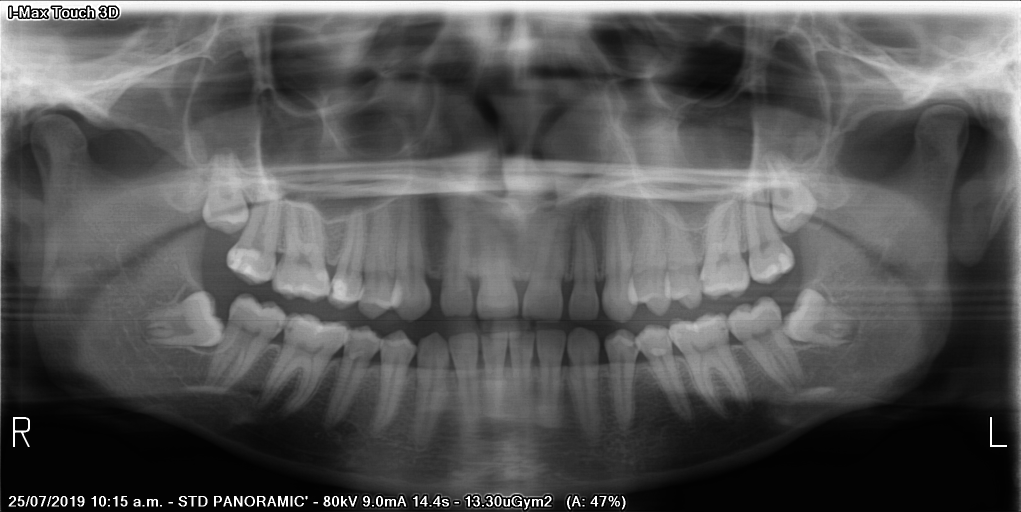
#> input picture data/evaluacion_50/269.jpg, 2041 x 1024 px (shown at 1/2 size); its folder holds only this picture in this run
$ python -i vqi.py   (imports and definitions only)
#> lines starting #> are read from the running program, lines starting #| are printed output that depends on the picture
### src/metrics/entropy.py
"""
Cálculo de la entropía de Shannon para imágenes.

La entropía mide la cantidad de información contenida en una imagen.
Una mayor entropía indica mayor cantidad de información y detalles.
"""

from typing import Union
import numpy as np
from numpy.typing import NDArray


def calculate_entropy(image: NDArray[np.uint8]) -> float:
    """
    Calcula la entropía de Shannon de una imagen.

    La entropía se calcula usando la fórmula:
    H = -Σ(p_i × log2(p_i))

    donde p_i es la probabilidad del i-ésimo nivel de gris.

    Args:
        image: Imagen en escala de grises como array de NumPy.
               Debe ser de tipo uint8 con valores entre 0 y 255.

    Returns:
        Valor de entropía en bits. Un valor más alto indica mayor
        cantidad de información en la imagen.

    Raises:
        ValueError: Si la imagen no es 2D o no tiene el tipo correcto.

    Examples:
        >>> import numpy as np
        >>> # Imagen uniforme (baja entropía)
        >>> uniform_img = np.ones((100, 100), dtype=np.uint8) * 128
        >>> entropy_uniform = calculate_entropy(uniform_img)
        >>> print(f"Entropía uniforme: {entropy_uniform:.4f}")

        >>> # Imagen con ruido (alta entropía)
        >>> noise_img = np.random.randint(0, 256, (100, 100), dtype=np.uint8)
        >>> entropy_noise = calculate_entropy(noise_img)
        >>> print(f"Entropía con ruido: {entropy_noise:.4f}")
    """
    if image.ndim != 2:
        raise ValueError(f"La imagen debe ser 2D, pero tiene {image.ndim} dimensiones")

    if image.dtype != np.uint8:
        raise ValueError(f"La imagen debe ser de tipo uint8, pero es {image.dtype}")

    # Calcular histograma normalizado (probabilidades)
    histogram, _ = np.histogram(image, bins=256, range=(0, 256))

    # Normalizar el histograma para obtener probabilidades
    histogram = histogram.astype(np.float64)
    histogram = histogram / histogram.sum()

    # Eliminar bins con probabilidad cero (log de cero no está definido)
    histogram = histogram[histogram > 0]

    # Calcular entropía: H = -Σ(p_i × log2(p_i))
    entropy = -np.sum(histogram * np.log2(histogram))

    return float(entropy)


def calculate_entropy_normalized(image: NDArray[np.uint8]) -> float:
    """
    Calcula la entropía normalizada de una imagen.

    La entropía normalizada está en el rango [0, 1], donde 1 representa
    la máxima entropía posible (distribución uniforme de niveles de gris).

    Args:
        image: Imagen en escala de grises como array de NumPy.

    Returns:
        Entropía normalizada entre 0 y 1.

    Examples:
        >>> import numpy as np
        >>> img = np.random.randint(0, 256, (100, 100), dtype=np.uint8)
        >>> entropy_norm = calculate_entropy_normalized(img)
        >>> print(f"Entropía normalizada: {entropy_norm:.4f}")
    """
    entropy = calculate_entropy(image)

    # La entropía máxima para una imagen de 8 bits es log2(256) = 8
    max_entropy = 8.0

    return entropy / max_entropy


# [45 lines left out: function calculate_local_entropy, not called in this run]

### src/metrics/vqi.py
"""
Cálculo del Índice de Calidad Visual (VQI - Visual Quality Index).

VQI evalúa la calidad visual de una imagen considerando características
perceptuales como contraste, nitidez y artefactos.
"""

from typing import Optional, Tuple
import numpy as np
from numpy.typing import NDArray


def calculate_vqi(
    image: NDArray[np.uint8],
    reference_image: Optional[NDArray[np.uint8]] = None,
    block_size: int = 8
) -> float:
    """
    Calcula el Índice de Calidad Visual (VQI) de una imagen.

    VQI considera múltiples factores perceptuales:
    - Contraste local
    - Nitidez (sharpness)
    - Ausencia de artefactos
    - Distribución de intensidades

    Args:
        image: Imagen a evaluar.
        reference_image: Imagen de referencia (opcional).
                        Si se proporciona, VQI evalúa calidad relativa.
        block_size: Tamaño de bloque para análisis local.

    Returns:
        Valor de VQI. Mayor valor indica mejor calidad visual.
        Rango típico: [0, 100].

    Examples:
        >>> import numpy as np
        >>> # Imagen con buen contraste
        >>> good_img = np.random.randint(0, 256, (100, 100), dtype=np.uint8)
        >>> vqi_good = calculate_vqi(good_img)
        >>> print(f"VQI: {vqi_good:.2f}")

        >>> # Comparación con referencia
        >>> original = np.random.randint(50, 200, (100, 100), dtype=np.uint8)
        >>> modified = original.copy()
        >>> vqi_relative = calculate_vqi(modified, reference_image=original)
        >>> print(f"VQI relativo: {vqi_relative:.2f}")
    """
    if image.ndim != 2:
        raise ValueError(f"La imagen debe ser 2D, pero tiene {image.ndim} dimensiones")

    # Convertir a float para cálculos
    img_float = image.astype(np.float64)

    # Componente 1: Contraste local
    contrast_score = _calculate_local_contrast(img_float, block_size)

    # Componente 2: Nitidez (sharpness)
    sharpness_score = _calculate_sharpness(img_float)

    # Componente 3: Distribución de intensidades (entropía)
    distribution_score = _calculate_intensity_distribution(image)

    # Si hay imagen de referencia, calcular similitud estructural
    if reference_image is not None:
        if image.shape != reference_image.shape:
            raise ValueError("La imagen y la referencia deben tener la misma forma")

        from src.metrics.ssim import calculate_ssim
        ssim_score = calculate_ssim(reference_image, image)

        # VQI con referencia: combinación ponderada
        vqi = (
            0.3 * contrast_score +
            0.2 * sharpness_score +
            0.2 * distribution_score +
            0.3 * (ssim_score * 100)
        )
    else:
        # VQI sin referencia: solo características intrínsecas
        vqi = (
            0.4 * contrast_score +
            0.3 * sharpness_score +
            0.3 * distribution_score
        )

    return float(vqi)


def _calculate_local_contrast(
    image: NDArray[np.float64],
    block_size: int
) -> float:
    """
    Calcula el contraste local promedio de la imagen.

    El contraste local se mide como la desviación estándar en bloques
    de la imagen. Utiliza operaciones vectorizadas para eficiencia.

    Args:
        image: Imagen en formato float.
        block_size: Tamaño de los bloques.

    Returns:
        Puntuación de contraste normalizada [0, 100].
    """
    from scipy import ndimage

    # Calcular media local usando filtro uniforme (más rápido)
    local_mean = ndimage.uniform_filter(image, size=block_size)

    # Calcular varianza local: E[X^2] - E[X]^2
    local_sqr_mean = ndimage.uniform_filter(image**2, size=block_size)
    local_variance = local_sqr_mean - local_mean**2

    # Evitar valores negativos por errores numéricos
    local_variance = np.maximum(local_variance, 0)

    # Desviación estándar local
    local_std = np.sqrt(local_variance)

    # Contraste promedio
    mean_contrast = np.mean(local_std)

    # Normalizar a escala 0-100 (asumiendo std máxima de ~75 para uint8)
    normalized_contrast = min(100, (mean_contrast / 75.0) * 100)

    return float(normalized_contrast)


def _calculate_sharpness(image: NDArray[np.float64]) -> float:
    """
    Calcula la nitidez de la imagen usando gradientes.

    La nitidez se mide analizando la magnitud de los gradientes
    en la imagen. Mayor gradiente indica bordes más definidos.

    Args:
        image: Imagen en formato float.

    Returns:
        Puntuación de nitidez normalizada [0, 100].
    """
    # Calcular gradientes usando filtro Sobel
    from scipy import ndimage

    # Gradientes en x e y
    grad_x = ndimage.sobel(image, axis=1)
    grad_y = ndimage.sobel(image, axis=0)

    # Magnitud del gradiente
    gradient_magnitude = np.sqrt(grad_x**2 + grad_y**2)

    # Nitidez como magnitud promedio del gradiente
    sharpness = np.mean(gradient_magnitude)

    # Normalizar a escala 0-100 (asumiendo magnitud máxima de ~100)
    normalized_sharpness = min(100, (sharpness / 50.0) * 100)

    return float(normalized_sharpness)


def _calculate_intensity_distribution(image: NDArray[np.uint8]) -> float:
    """
    Evalúa la distribución de intensidades usando entropía.

    Una buena distribución de intensidades mejora la calidad visual
    al utilizar todo el rango dinámico disponible.

    Args:
        image: Imagen en formato uint8.

    Returns:
        Puntuación de distribución normalizada [0, 100].
    """
    from src.metrics.entropy import calculate_entropy_normalized

    # Entropía normalizada como medida de distribución
    entropy_norm = calculate_entropy_normalized(image)

    # Convertir a escala 0-100
    distribution_score = entropy_norm * 100

    return float(distribution_score)


# [60 lines left out: function calculate_vqi_components, not called in this run]

>>> import cv2
>>> picture = cv2.imread('../../data/evaluacion_50/269.jpg', cv2.IMREAD_GRAYSCALE)
#> picture is the input picture: shape (1024, 2041); min 1, max 255, mean 86.8
>>> result = calculate_vqi(picture)
#> in _calculate_local_contrast, `local_sqr_mean = ndimage.uniform_filter(image**2, size=block_size)`:
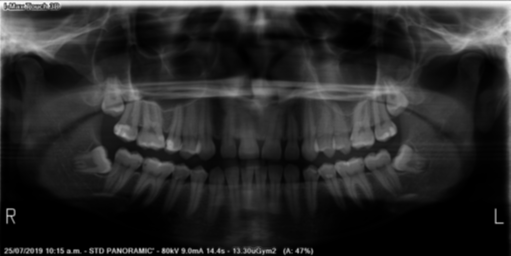
#> local_sqr_mean: shape (1024, 2041) float64 (shown at 1/4 size); min 3.86, max 64637.2, mean 10563.9; drawn with min black and max white
#> in _calculate_local_contrast, `local_variance = local_sqr_mean - local_mean**2`:
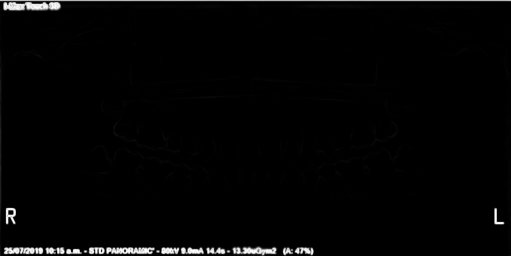
#> local_variance: shape (1024, 2041) float64 (shown at 1/4 size); min 0, max 15915.5, mean 285.2; drawn with min black and max white
#> in _calculate_local_contrast, `mean_contrast = np.mean(local_std)`: mean_contrast = 6.17
#> in _calculate_local_contrast, `normalized_contrast = min(100, (mean_contrast / 75.0) * 100)`: normalized_contrast = 8.23
#> in _calculate_sharpness, `grad_x = ndimage.sobel(image, axis=1)`:
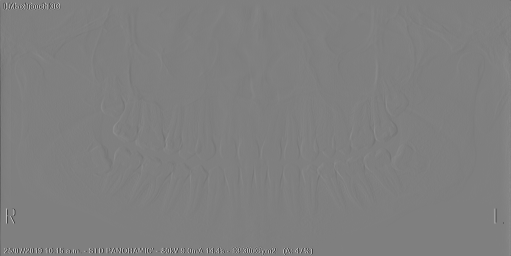
#> grad_x: shape (1024, 2041) float64 (shown at 1/4 size); min -1011, max 1011, mean 0; drawn with min black and max white
#> in _calculate_sharpness, `gradient_magnitude = np.sqrt(grad_x**2 + grad_y**2)`:
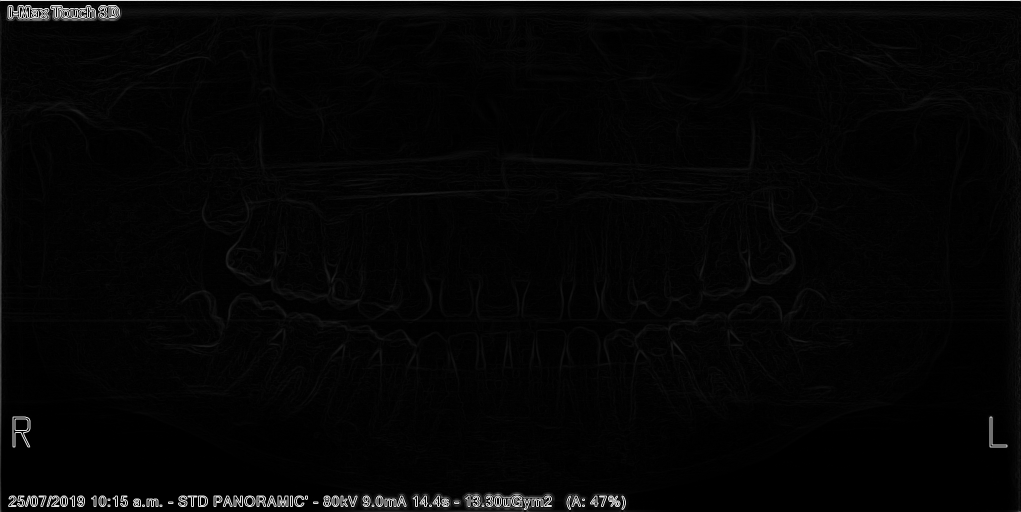
#> gradient_magnitude: shape (1024, 2041) float64 (shown at 1/2 size); min 0, max 1130.1, mean 24.6; drawn with min black and max white
#> in _calculate_sharpness, `sharpness = np.mean(gradient_magnitude)`: sharpness = 24.6
#> in _calculate_sharpness, `normalized_sharpness = min(100, (sharpness / 50.0) * 100)`: normalized_sharpness = 49.19
#> in calculate_entropy, `histogram, _ = np.histogram(image, bins=256, range=(0, 256))`: histogram = 256 values, max 163884 at index 3, min 0 at index 0, mean 8164
#> in calculate_entropy, `histogram = histogram / histogram.sum()`: histogram = 256 values, max 0.0784 at index 3, min 0 at index 0, mean 0.00391
#> in calculate_entropy, `histogram = histogram[histogram > 0]`: histogram = 255 values, max 0.0784 at index 2, min 2.58e-05 at index 234, mean 0.00392
#> in calculate_entropy, `entropy = -np.sum(histogram * np.log2(histogram))`: entropy = 7.14
#> in _calculate_intensity_distribution, `entropy_norm = calculate_entropy_normalized(image)`: entropy_norm = 0.893
#> in _calculate_intensity_distribution, `distribution_score = entropy_norm * 100`: distribution_score = 89.26
#> in calculate_vqi, `vqi = ( 0.4 * contrast_score + 0.3 * sharpness_score + 0.3 * distribut..`: vqi = 44.83
#> result = 44.83

$ run again, on data/evaluacion_50/274.jpg
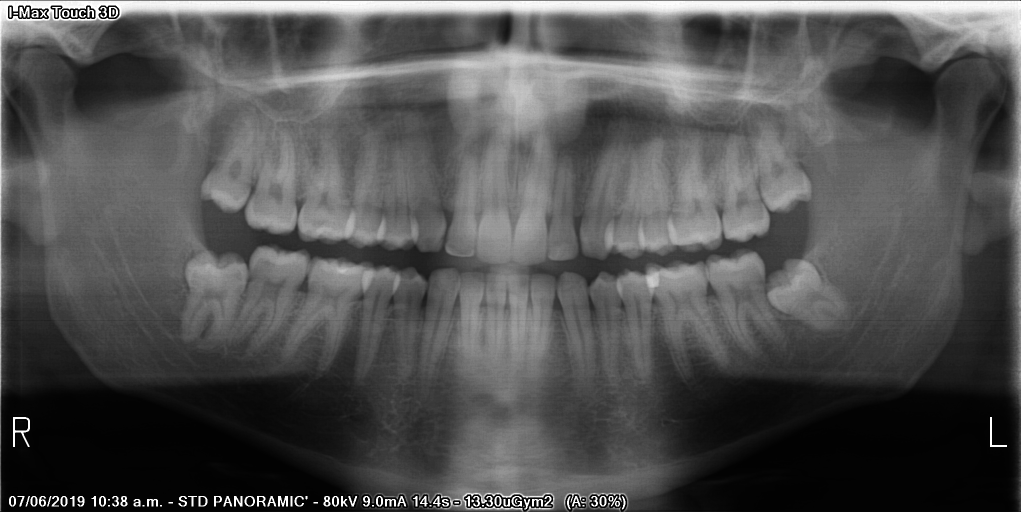
#> input picture data/evaluacion_50/274.jpg, 2041 x 1024 px (shown at 1/2 size)
#> picture is the input picture: shape (1024, 2041); min 1, max 255, mean 81.7
#> in _calculate_local_contrast, `local_sqr_mean = ndimage.uniform_filter(image**2, size=block_size)`:
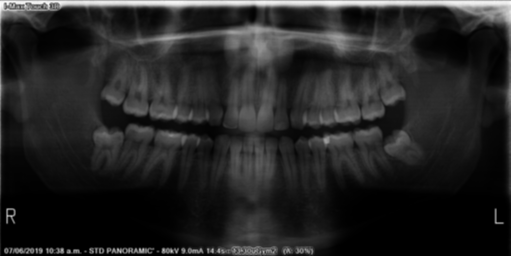
#> local_sqr_mean: shape (1024, 2041) float64 (shown at 1/4 size); min 3.86, max 64546.3, mean 9421.6; drawn with min black and max white
#> in _calculate_local_contrast, `local_std = np.sqrt(local_variance)`:
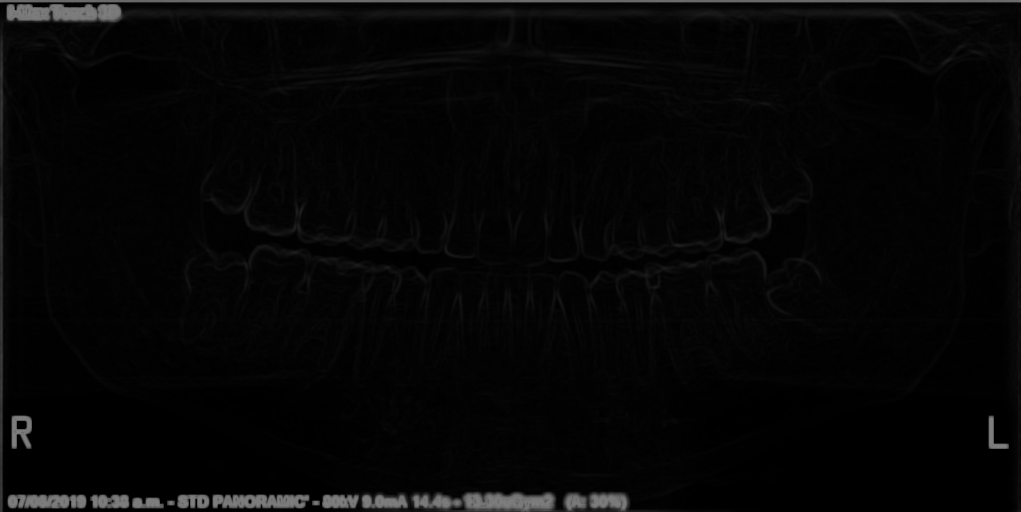
#> local_std: shape (1024, 2041) float64 (shown at 1/2 size); min 0, max 126.1, mean 6.4
#> mean_contrast = 6.36
#> normalized_contrast = 8.48
#> sharpness = 26.63
#> normalized_sharpness = 53.27
#> in calculate_entropy, `histogram, _ = np.histogram(image, bins=256, range=(0, 256))`: histogram = 256 values, max 142371 at index 3, min 0 at index 0, mean 8164
#> in calculate_entropy, `histogram = histogram / histogram.sum()`: histogram = 256 values, max 0.0681 at index 3, min 0 at index 0, mean 0.00391
#> in calculate_entropy, `histogram = histogram[histogram > 0]`: histogram = 255 values, max 0.0681 at index 2, min 2.73e-05 at index 214, mean 0.00392
#> in calculate_entropy, `entropy = -np.sum(histogram * np.log2(histogram))`: entropy = 7.02
#> entropy_norm = 0.877
#> in _calculate_intensity_distribution, `distribution_score = entropy_norm * 100`: distribution_score = 87.71
#> vqi = 45.69

$ run again, on data/evaluacion_50/342.jpg
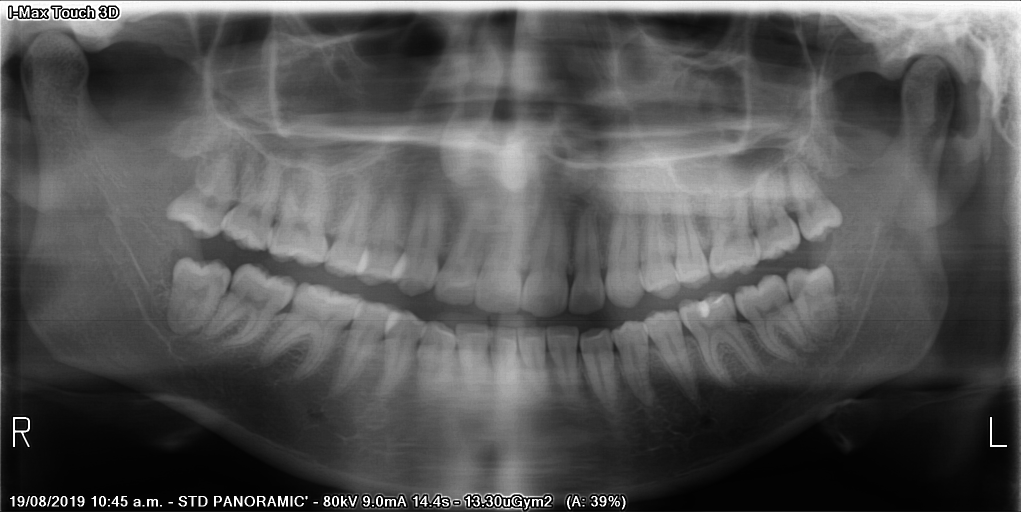
#> input picture data/evaluacion_50/342.jpg, 2041 x 1024 px (shown at 1/2 size)
#> picture is the input picture: shape (1024, 2041); min 1, max 255, mean 85.1
#> in _calculate_local_contrast, `local_sqr_mean = ndimage.uniform_filter(image**2, size=block_size)`:
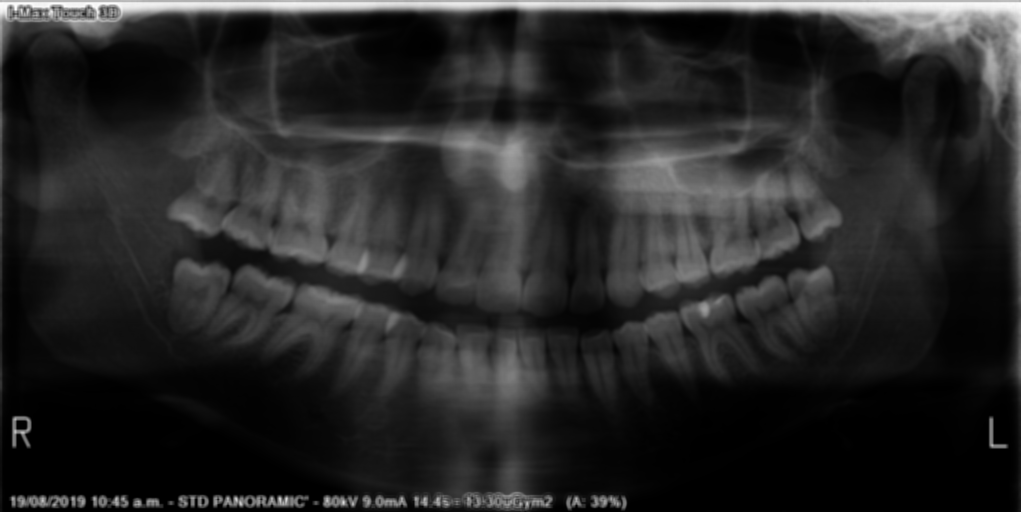
#> local_sqr_mean: shape (1024, 2041) float64 (shown at 1/2 size); min 3.91, max 64576.6, mean 9967; drawn with min black and max white
#> mean_contrast = 6.07
#> normalized_contrast = 8.09
#> sharpness = 24.85
#> normalized_sharpness = 49.7
#> in calculate_entropy, `histogram, _ = np.histogram(image, bins=256, range=(0, 256))`: histogram = 256 values, max 82172 at index 3, min 0 at index 0, mean 8164
#> in calculate_entropy, `histogram = histogram / histogram.sum()`: histogram = 256 values, max 0.0393 at index 3, min 0 at index 0, mean 0.00391
#> in calculate_entropy, `histogram = histogram[histogram > 0]`: histogram = 255 values, max 0.0393 at index 2, min 3.35e-05 at index 218, mean 0.00392
#> in calculate_entropy, `entropy = -np.sum(histogram * np.log2(histogram))`: entropy = 7.23
#> entropy_norm = 0.904
#> in _calculate_intensity_distribution, `distribution_score = entropy_norm * 100`: distribution_score = 90.37
#> vqi = 45.26
